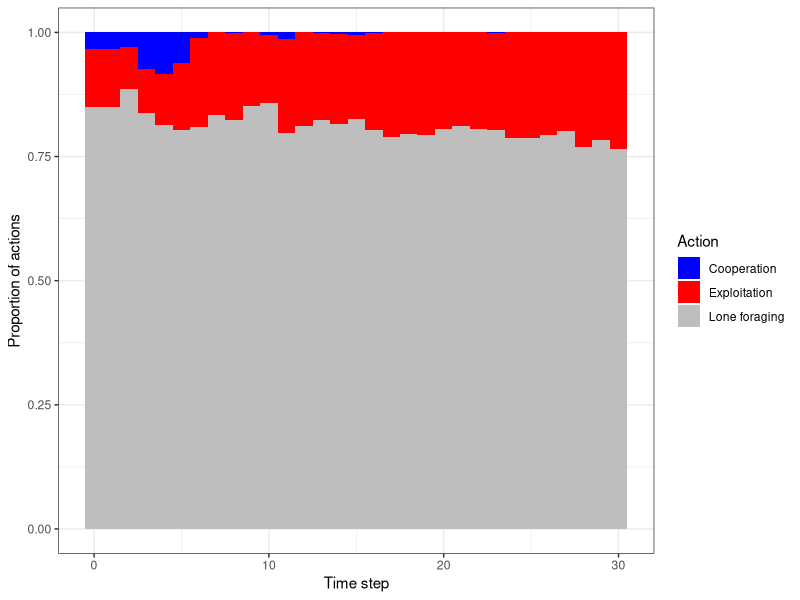
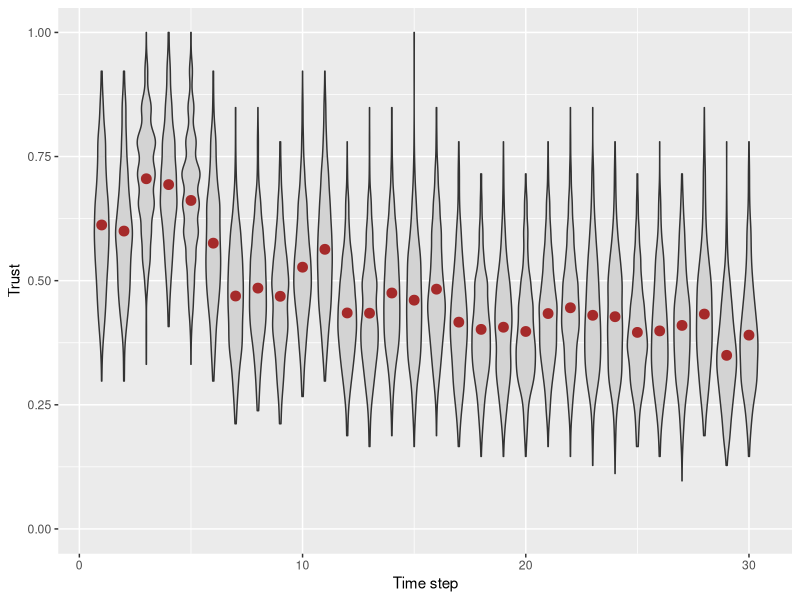
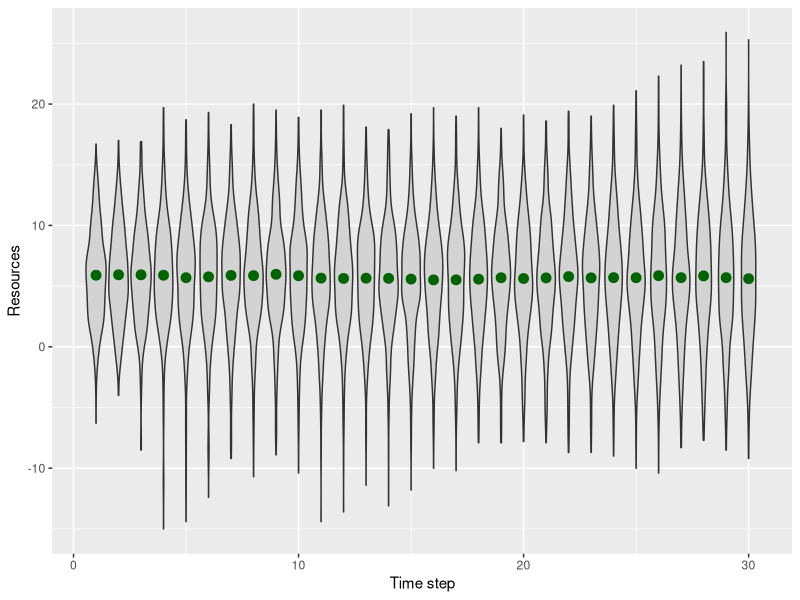
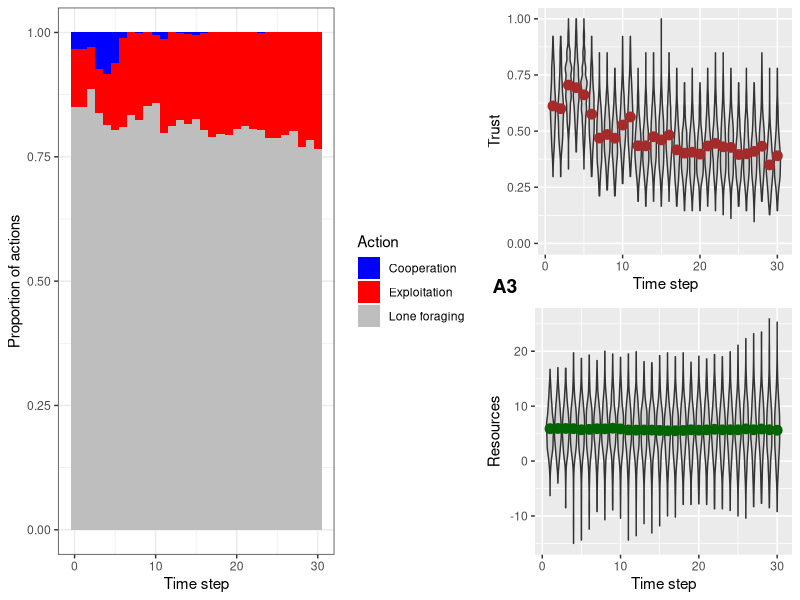
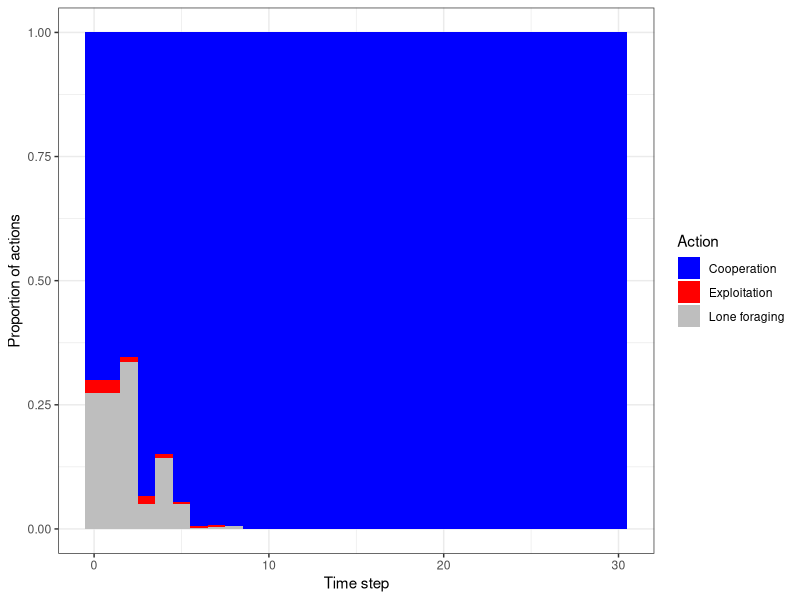
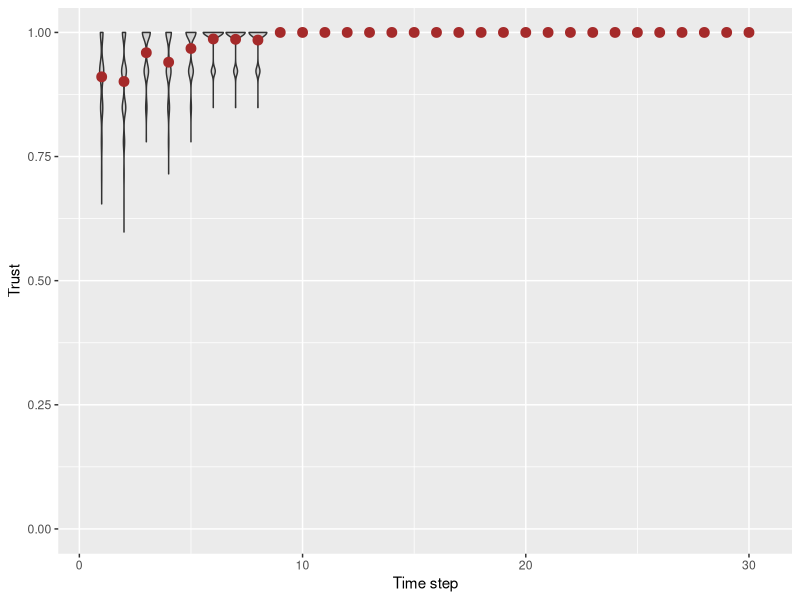
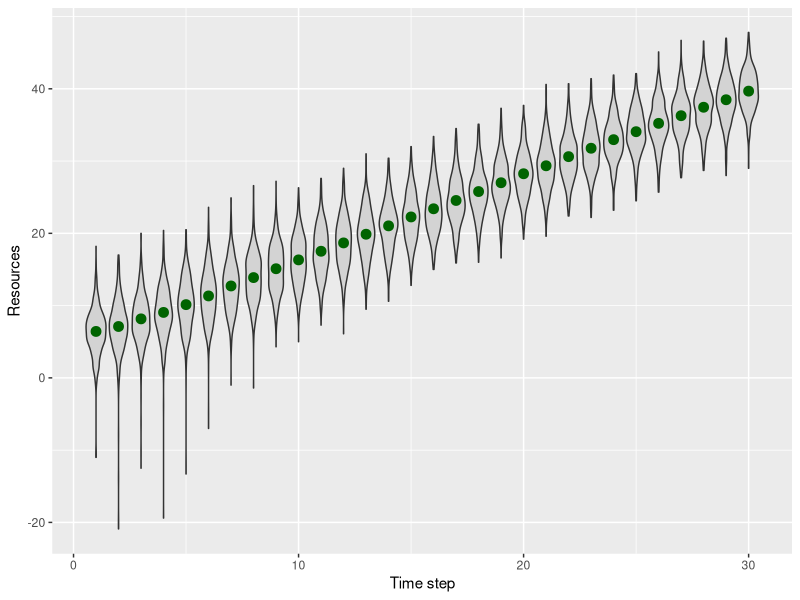
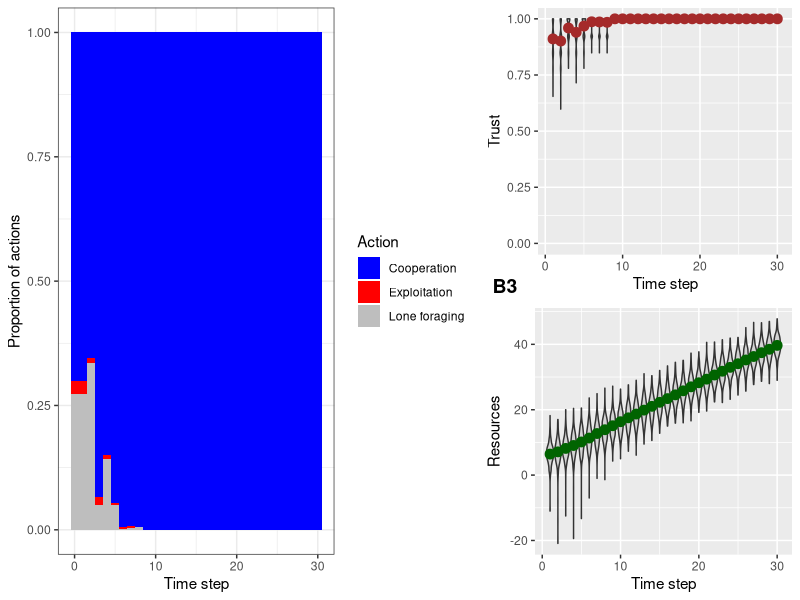

Write R code to recreate these figures, in order.
# Script to make figure 2
library(ggplot2)
library(cowplot)
library(reshape2)

stat_sum_single <- function(fun, geom="point", ...) {
  stat_summary(fun.y=fun, colour="brown", geom=geom, size = 3, ...)
}
stat_sum_single_green <- function(fun, geom="point", ...) {
  stat_summary(fun.y=fun, colour="darkgreen", geom=geom, size = 3, ...)
}

# Panels A
d2A=read.csv("simulationA_actions.csv")
fig2A1=ggplot(d2A, aes(x=Time, y=Frequency, fill=Action)) + 
  geom_col(width=1) + 
  theme_bw() + 
  xlab("Time step") + 
  ylab("Proportion of actions") + 
  scale_fill_manual(values=c("blue", "red", "grey"))
fig2A1

# Panel A2
d2A2=read.csv("simulationA_trust.csv", header=F)
d2A2$Time=1:length(d2A2$V1)
d2A2=melt(d2A2, id.var="Time")

fig2A2=ggplot(d2A2, aes(x=Time, y=value)) + 
  geom_violin(aes(group=Time), fill="lightgrey") + 
  xlab("Time step") +
  ylab("Trust") + 
  stat_sum_single(mean) + 
  coord_cartesian(ylim=c(0, 1))
fig2A2

# Panel A3
d2A3=read.csv("simulationA_states.csv", header=F)
d2A3$Time=1:length(d2A3$V1)
d2A3=melt(d2A3, id.var="Time")

fig2A3=ggplot(d2A3, aes(x=Time, y=value)) + 
  geom_violin(aes(group=Time), fill="lightgrey") + 
  xlab("Time step") +
  ylab("Resources") + 
  stat_sum_single_green(mean)
fig2A3

# Assemble panel A
extrasA=plot_grid(fig2A2, fig2A3, labels=c("A2", "A3"), ncol=1, hjust = -0.5, vjust = -0.5)
fig2A=plot_grid(fig2A1, extrasA, labels=c("A1", ""), rel_widths = c(0.6, 0.4), hjust = -0.5, vjust = -0.5)
fig2A

# Panels B
d2B=read.csv("simulationB_actions.csv")
fig2B1=ggplot(d2B, aes(x=Time, y=Frequency, fill=Action)) + 
  geom_col(width=1) + 
  theme_bw() + 
  xlab("Time step") + 
  ylab("Proportion of actions") + 
  scale_fill_manual(values=c("blue", "red", "grey"))
fig2B1

# Panel B2
d2B2=read.csv("simulationB_trust.csv", header=F)
d2B2$Time=1:length(d2B2$V1)
d2B2=melt(d2B2, id.var="Time")

fig2B2=ggplot(d2B2, aes(x=Time, y=value)) + 
  geom_violin(aes(group=Time), fill="lightgrey") + 
  xlab("Time step") +
  ylab("Trust") + 
  stat_sum_single(mean) + 
  coord_cartesian(ylim=c(0, 1))
fig2B2

# Panel A3
d2B3=read.csv("simulationB_states.csv", header=F)
d2B3$Time=1:length(d2B3$V1)
d2B3=melt(d2B3, id.var="Time")

fig2B3=ggplot(d2B3, aes(x=Time, y=value)) + 
  geom_violin(aes(group=Time), fill="lightgrey") + 
  xlab("Time step") +
  ylab("Resources") + 
  stat_sum_single_green(mean)
fig2B3

# Assemble panel B
extrasB=plot_grid(fig2B2, fig2B3, labels=c("B2", "B3"), hjust = -0.5, vjust = -0.5, ncol=1)
fig2B=plot_grid(fig2B1, extrasB, labels=c("B1", ""), hjust = -0.5, vjust = -0.5, rel_widths = c(0.6, 0.4))
fig2B


png("figure2.png", res=300, units="in", width=10, height=8)
plot_grid(fig2A, fig2B, ncol=1, scale=0.85) 
dev.off()